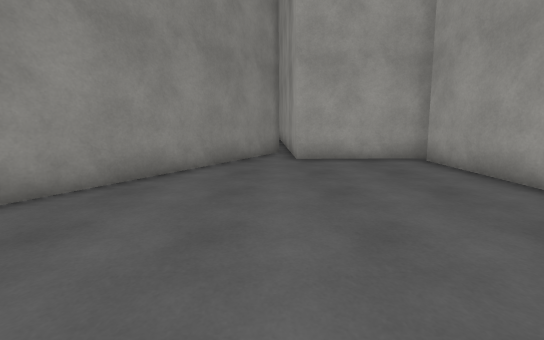
view 1 (above)

16 first-person views from a walk through a Unity game level. The camera is 1.3 m above the floor, tilts 10° down and sees 90° across. The floor is counted in squares, 1 m on a side. Each view is taken from the middle of a square. On the plan, view 1 faces up. The plan holds only what a view shows up to about 13 squares ahead; the rest is blank. The place goes on beyond the plan. Surface patterns are stand-ins for the level's own textures.

view 2
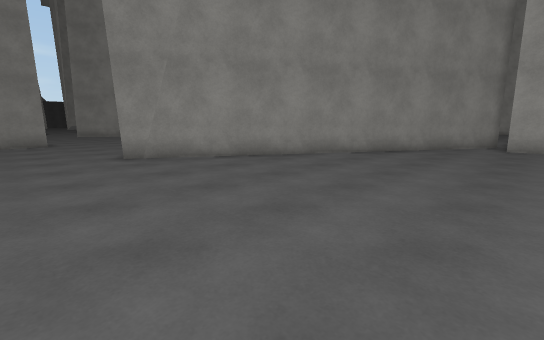

view 3
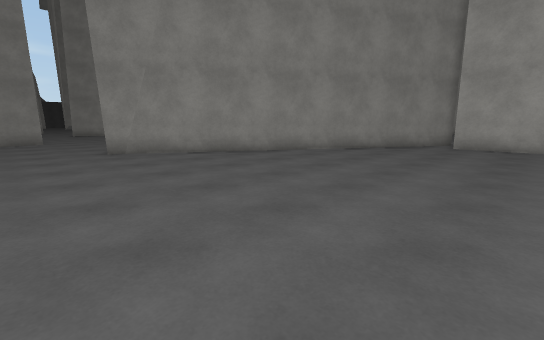

view 4
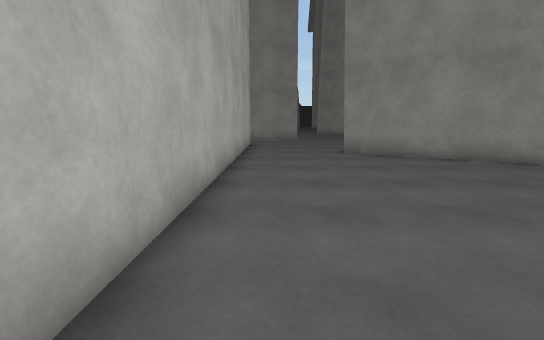

view 5
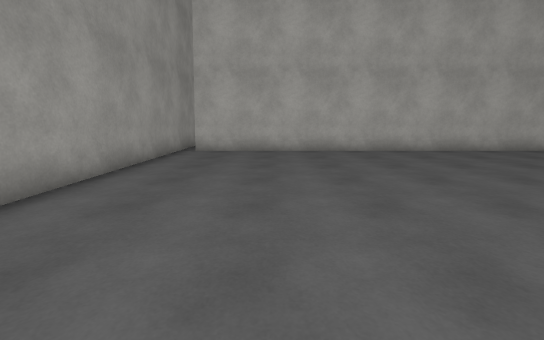

view 6
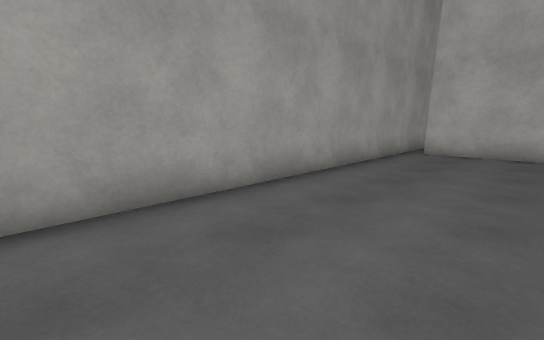

view 7
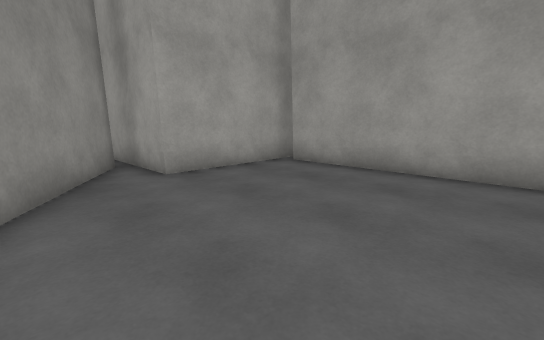

view 8
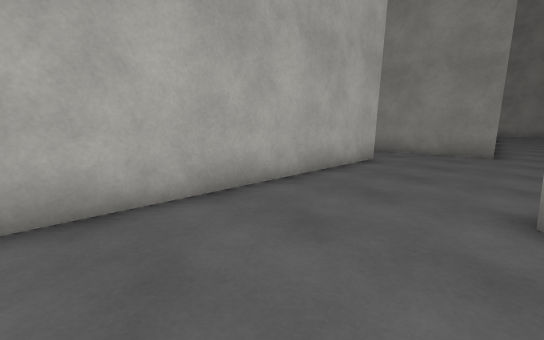

view 9
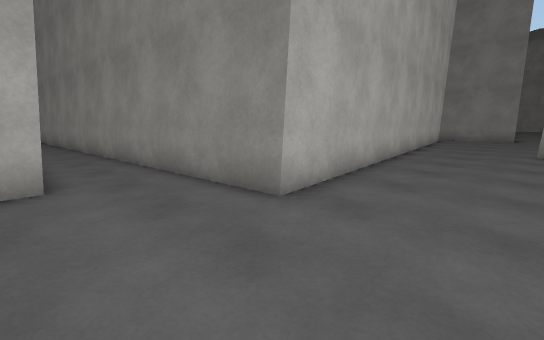

view 10
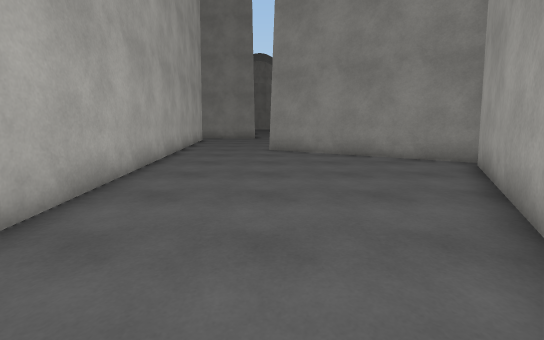

view 11
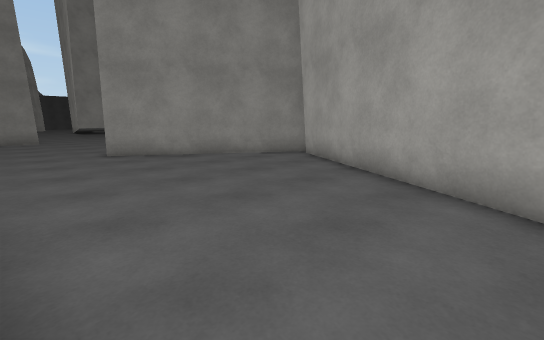

view 12
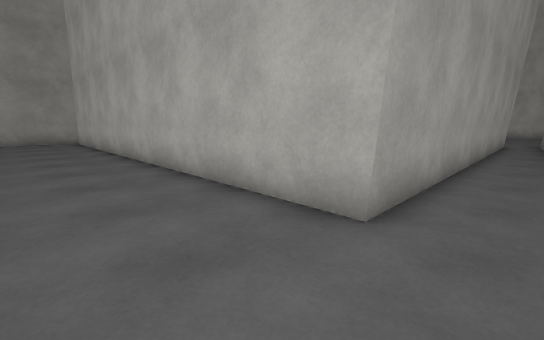

view 13
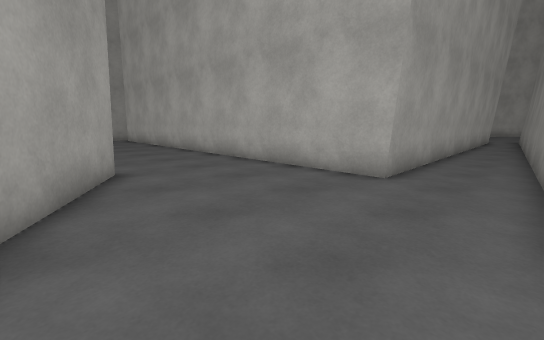

view 14
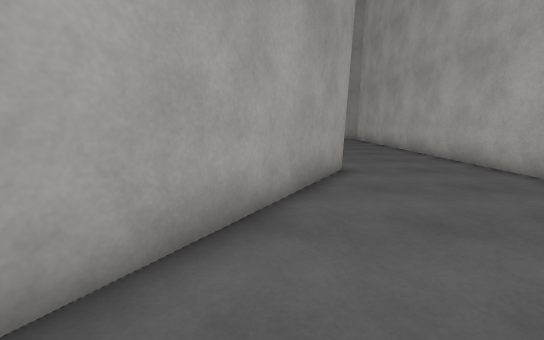

view 15
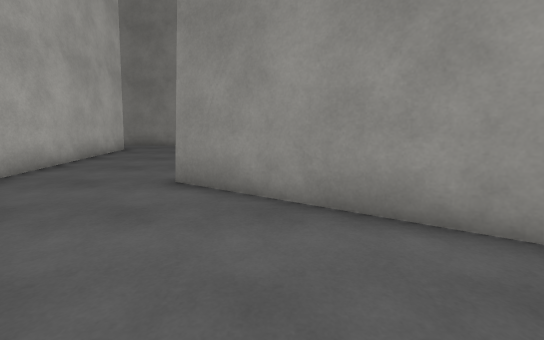

view 16
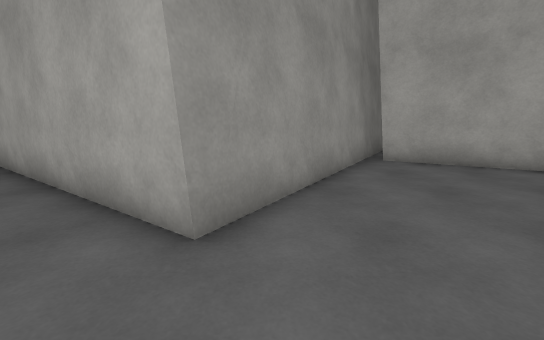

### Floor plan
Points are (right, up) in squares from view 1. A wall is a line through its corners. A room is listed if a view was taken in it or the views show most of it. See-through windows are left out.
Room 1 (views 1, 2, 3, 4, 5, 6, 7, 8)
walls: (5.3, -8) (5.3, 9.2); (0.1, 11.6) (-8.6, -2.9); (5.5, 9.8) (0.9, 9.7) (0.8, 11.5); (-10.4, -7.3) (4.5, -7.3)
ways out: opening at (-9.7, -5) to room 2
Room 2 (views 9, 10, 11, 12, 13, 14, 15, 16)
walls: (-22.6, 5.9) (-27, -1.1) (-30.5, 1.4); (-8.6, -2.9) (-22.3, 5.3); (-30.6, -5.7) (-16.5, -4.2) (-15.3, -19); (-13.6, -19.5) (-13.6, -7.3) (-10.4, -7.3)
ways out: opening at (-9.7, -5) to room 1

Positions as (right, up) in squares from view 1, and headings:
1: (0, 0), facing up
2: (2, -6), facing up-left
3: (4, -6), facing up-left
4: (3, -6), facing left
5: (1, 5), facing down
6: (1, 5), facing down-right
7: (-2, 3), facing up-right
8: (-4, -3), facing down-left
9: (-13, -1), facing down-left
10: (-14, -1), facing left
11: (-15, -4), facing up-left
12: (-15, -4), facing down-right
13: (-16, -1), facing down-right
14: (-16, -1), facing right
15: (-21, 1), facing left
16: (-26, -4), facing up
